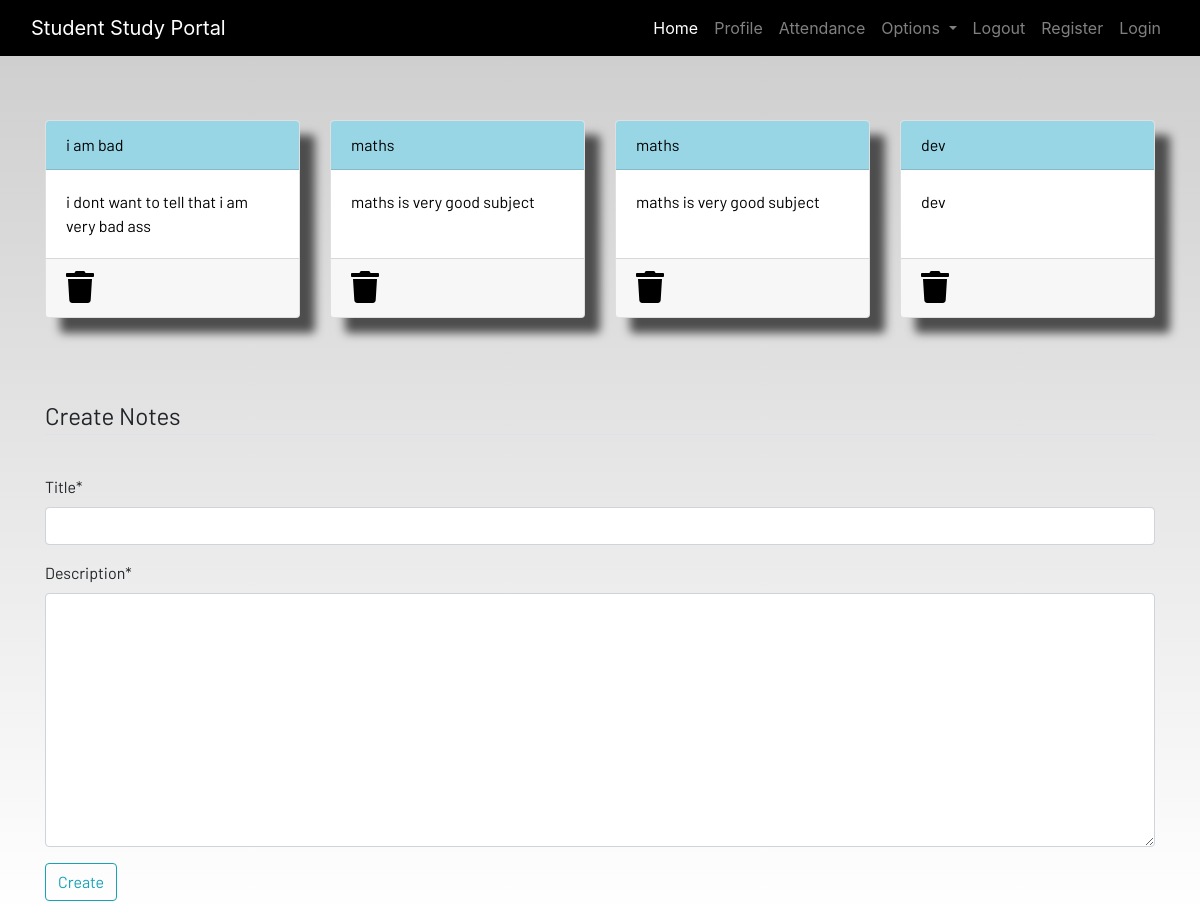
Screenshot of /notes (signed in) with the database file from the repository.
### dashboard/models.py (models this page shows, shortened)
class Notes(models.Model):
    user = models.ForeignKey(User,on_delete=models.CASCADE)
    title = models.CharField(max_length=200)
    description=models.TextField()
    class Meta:
        verbose_name = "notes"
        verbose_name_plural = "notes"

### dashboard/views.py (the view)
# urls.py: path("notes",views.notes,name="notes"),
def notes(request):
    if request.method =="POST":
        form = NotesForm(request.POST)
        if form.is_valid():
            notes = Notes(user=request.user,title=request.POST['title'],description=request.POST['description'])
            notes.save()
        messages.success(request,f"Notes Added from{request.user.username} Successfully")
    else:
        form = NotesForm()
    notes =Notes.objects.filter(user=request.user)
    context={'notes':notes,'form':form}
    return render(request,'dashboard/notes.html',context)

### dashboard/forms.py
class NotesForm(forms.ModelForm):
    class Meta:
        model = Notes
        fields = ['title','description']

### dashboard/templates/dashboard/notes.html (shortened to what this page needs)
{% extends 'dashboard/base.html' %}
{% load static %}
{% load crispy_forms_tags %}
{% block content %}
<div class="container ">
    <div class="row">
    {% for note in notes %}
        <div class="col-md-3 my-3">
            <a href="{% url 'notes-detail' note.id %}">
                <div class="card">
                    <div class="card-header">{{note.title}}</div>
                    <div class="card-body">{{note.description | slice:"0:100"}}</div>
                    <div class="card-footer mt-auto "><a href="{% url 'delete-note' note.id %}">
                        <i class="fa fa-trash fa-2x"></i></a>
                    </div>
                </div>
            </a>
        </div>
        {% endfor %}
        <br><br>
    </div>
</div>
<br><br>
<div class="container my-3 ">
    <form method="POST">
        <fieldset class="form-group">
            <legend class="border-bottom mb-4">Create Notes</legend>
        </fieldset>
        {{form |crispy}}
        <div class="form-group">
            <button href="" class="btn btn-outline-info" type="submit">
                Create
            </button>
        </div>
    </form>
</div>
{% endblock content %}

### static/css/main.css (style rules this page uses)
html { scroll-behavior: smooth; height: 100%; width: 100%; }
.card { box-shadow: 15px 15px 10px rgb(78, 77, 77); }
a { text-decoration: none !important; color: black; }
.card-header { color: black !important; background: rgb(152, 214, 230) !important; transition: 0.3s ease-in; }
html, body { max-width: 100%; overflow-x: hidden; height: 100%; width: 100%; }
body { background: linear-gradient(rgba(0, 0, 0, 0.2), rgba(255, 255, 255, 0.5)); overflow-x: hidden; background-repeat: no-repeat; }
.card-header { background-color: rgb(133, 204, 231); }
.col-md-3 .card { width: 100%; height: 100%; }
.fa { color: black; }

### rows the page displays
Notes: title "i am bad", description "i dont want to tell that i am very bad ass"
Notes: title "maths", description "maths is very good subject"
Notes: title "maths", description "maths is very good subject"
Notes: title "dev", description "dev"
